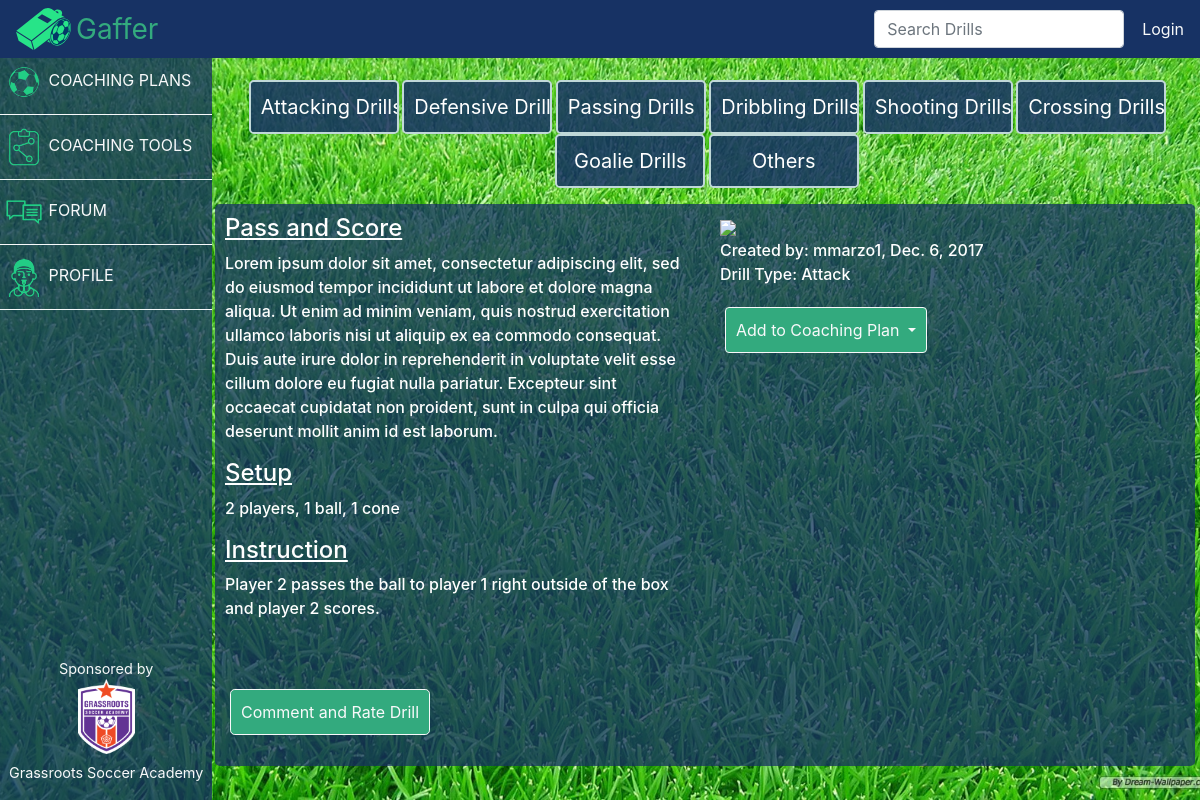
The app's page /GafferApp/drill_list/1/ with its own data.
### GafferApp/models.py (models this page shows, shortened)
class Drill(models.Model):
	DRILL_CHOICES = (('Attack','Attack Drill'), ('Defensive','Defensive Drill'),
	('Passing','Passing Drill'),('Dribbling','Dribbling Drill'),
	('Shooting','Shooting Drill'),('Crossing','Crossing Drill'),
	('Goalie','Goalie Drill'),('Other','Other'),)
	drillTitle = models.CharField(max_length = 20)
	drillOwner = models.ForeignKey('auth.User',on_delete=models.CASCADE)
	drillImage = models.TextField()
	drillDescription = models.TextField()
	drillType = models.CharField(max_length = 20,choices= DRILL_CHOICES)
	drillRate = models.IntegerField(null=True)
	drillSetup = models.TextField()
	drillInstruction = models.TextField()
	drillDate = models.DateField(null=True,default=datetime.now)

### GafferApp/views.py (the view, shortened to what this page needs)
# urls.py: url(r'^drill_list/(?P<pk>\d+)/$',views.DrillDetailView.as_view(),name='detail'),
class DrillDetailView(DetailView):
	context_object_name = 'drill_details'
	model = Drill
	template_name = 'GafferApp/drill_detail.html'
	def get_context_data(self, **kwargs):
		context = super(DrillDetailView, self).get_context_data(**kwargs)
		if (self.request.user.is_authenticated):
			context['userPlans'] = CoachingPlan.objects.filter(coachingPlanOwner = self.request.user)
		context['form'] = AddToPlanForm
		return context

### templates/GafferApp/drill_detail.html (shortened to what this page needs)
{% extends "GafferApp/maindrill.html" %}
{% block drillBody %}
  <div class="jumbotron myJumbotron" style="max-width: 1220px;">
	<div class="row">
    <div class="col details">
		<h4><u>{{drill_details.drillTitle}}</u></h4>
		<p>{{drill_details.drillDescription}}</p>
		<h4><u>Setup</u></h4>
		<p>{{drill_details.drillSetup}}</p>
		<h4><u>Instruction</u></h4>
		<p>{{drill_details.drillInstruction}}</p>
    </div>
	<div class="col">
	    <img id="drillImg" src="{{ drill_details.drillImage }}"></img>
		<p class="mb-0 details">Created by: {{drill_details.drillOwner}}, {{drill_details.drillDate}}</p>
		<p class="details">Drill Type: {{drill_details.drillType}}</p>
		<form id="addPlan" method="POST">
			<div id="usersPlans" class="dropdown">
				<button class="btn btn-outline-light dropdown-toggle commentbut" type="button" id="dropdownMenuButton" data-toggle="dropdown" aria-haspopup="true" aria-expanded="false">
					Add to Coaching Plan
				</button>
			</div>
		</form>
	</div>
	</div>
<div class="container">
{% for comment in drill_details.comments.all %}
<br>
{% empty %}
    <p>No comments posted.</p>
{% endfor %}
</div>
  <form class = "form-group" action="{% url 'GafferApp:rating' pk=drill_details.id %}" method="GET">
    <input type="submit" class='btn btn-outline-light btn-lg commentbut' name='attack' value="Comment and Rate Drill">
  </form>
</div>
{% endblock %}

### GafferApp/static/css/base.css (style rules this page uses)
body { margin-top: 0px; padding: 0px; background-image:url("../images/grass.png"); background-attachment: fixed; background-position: center; background-repeat: no-repeat; background-size: cover; }

### GafferApp/static/css/drill.css (style rules this page uses)
.details { font-weight: 500; }
.commentbut { font-size: 1rem; padding: 10px; margin: 5px; min-width: 150px; position:relative; background-color: #33aa7e; }
.myJumbotron { color:white; background-color: rgba(23,50,100,.75); text-align: left; padding: 10px; font-weight: bold; font-style: normal; font-size: 16px; margin-right: 5px; }
#drillImg { width: 300px; }
@media (min-width: 576px) { #drillImg { width: 500px; } }

### records on screen
Drill: drillTitle "Pass and Score", drillDescription "Lorem ipsum dolor sit amet, consectetur adipiscing elit, sed do eiusmod tempor incididunt ut labore et dolore magna aliqua. Ut enim ad minim veniam, quis nostrud exercitation ullamco laboris nisi ut aliquip ex ea commodo consequat. Duis aute irure dolor in reprehenderit in voluptate velit esse cillum dolore eu fugiat nulla pariatur. Excepteur sint occaecat cupidatat non proident, sunt in culpa qui officia deserunt mollit anim id est laborum.", drillSetup "2 players, 1 ball, 1 cone", drillInstruction "Player 2 passes the ball to player 1 right outside of the box and player 2 scores.", drillOwner "mmarzo1", drillDate "Dec. 6, 2017", drillType "Attack"
